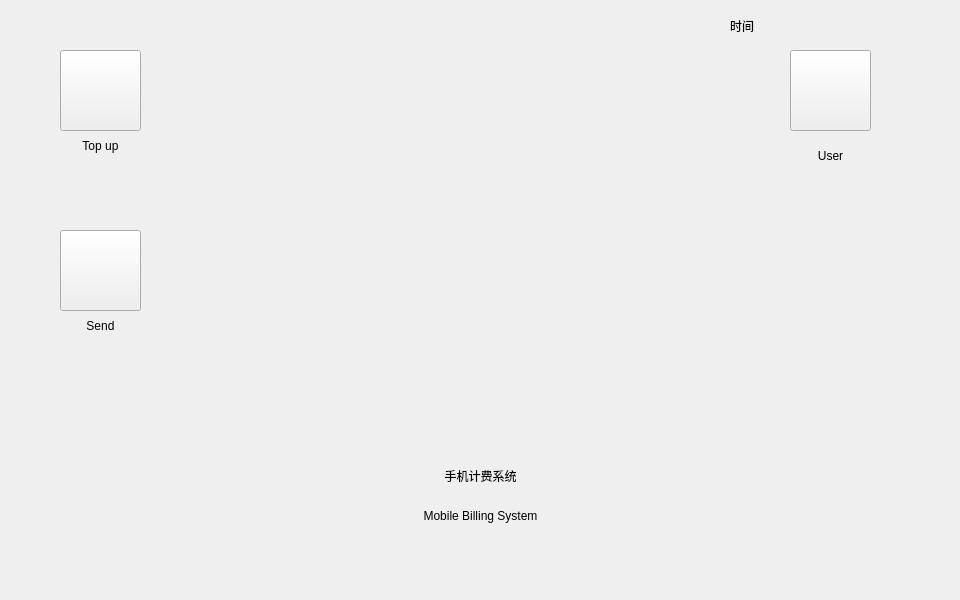
<?xml version="1.0" encoding="UTF-8"?>
<ui version="4.0">
 <class>MainWindow</class>
 <widget class="QMainWindow" name="MainWindow">
  <property name="geometry">
   <rect>
    <x>0</x>
    <y>0</y>
    <width>960</width>
    <height>600</height>
   </rect>
  </property>
  <property name="windowTitle">
   <string>MainWindow</string>
  </property>
  <widget class="QWidget" name="centralWidget">
   <widget class="QLabel" name="topupLabel">
    <property name="geometry">
     <rect>
      <x>60</x>
      <y>130</y>
      <width>81</width>
      <height>31</height>
     </rect>
    </property>
    <property name="text">
     <string>Top up</string>
    </property>
    <property name="alignment">
     <set>Qt::AlignCenter</set>
    </property>
   </widget>
   <widget class="QPushButton" name="topupBtn">
    <property name="geometry">
     <rect>
      <x>60</x>
      <y>50</y>
      <width>81</width>
      <height>81</height>
     </rect>
    </property>
    <property name="text">
     <string/>
    </property>
   </widget>
   <widget class="QLabel" name="huanying">
    <property name="geometry">
     <rect>
      <x>340</x>
      <y>500</y>
      <width>281</width>
      <height>31</height>
     </rect>
    </property>
    <property name="text">
     <string>Mobile Billing System</string>
    </property>
    <property name="alignment">
     <set>Qt::AlignCenter</set>
    </property>
   </widget>
   <widget class="QPushButton" name="userBtn">
    <property name="geometry">
     <rect>
      <x>790</x>
      <y>50</y>
      <width>81</width>
      <height>81</height>
     </rect>
    </property>
    <property name="text">
     <string/>
    </property>
   </widget>
   <widget class="QLabel" name="label">
    <property name="geometry">
     <rect>
      <x>790</x>
      <y>140</y>
      <width>81</width>
      <height>31</height>
     </rect>
    </property>
    <property name="text">
     <string>User</string>
    </property>
    <property name="alignment">
     <set>Qt::AlignCenter</set>
    </property>
   </widget>
   <widget class="QLabel" name="huanyingc">
    <property name="geometry">
     <rect>
      <x>340</x>
      <y>450</y>
      <width>281</width>
      <height>51</height>
     </rect>
    </property>
    <property name="text">
     <string>手机计费系统</string>
    </property>
    <property name="alignment">
     <set>Qt::AlignCenter</set>
    </property>
   </widget>
   <widget class="QPushButton" name="sendBtn">
    <property name="geometry">
     <rect>
      <x>60</x>
      <y>230</y>
      <width>81</width>
      <height>81</height>
     </rect>
    </property>
    <property name="text">
     <string/>
    </property>
   </widget>
   <widget class="QLabel" name="label_2">
    <property name="geometry">
     <rect>
      <x>60</x>
      <y>310</y>
      <width>81</width>
      <height>31</height>
     </rect>
    </property>
    <property name="text">
     <string>Send</string>
    </property>
    <property name="alignment">
     <set>Qt::AlignCenter</set>
    </property>
   </widget>
   <widget class="QLabel" name="label_CurrentTime">
    <property name="geometry">
     <rect>
      <x>730</x>
      <y>10</y>
      <width>221</width>
      <height>31</height>
     </rect>
    </property>
    <property name="text">
     <string>时间</string>
    </property>
   </widget>
  </widget>
 </widget>
 <layoutdefault spacing="6" margin="11"/>
 <resources/>
 <connections/>
</ui>
